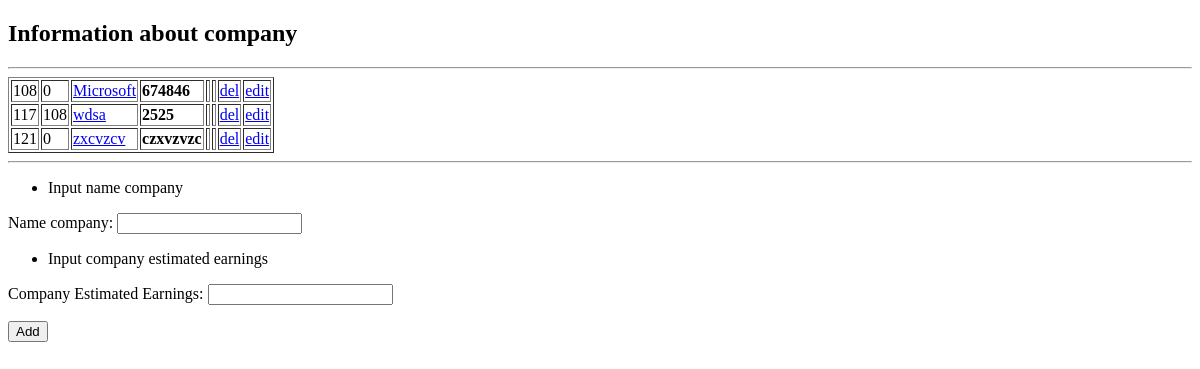
Before: / with the older database file.
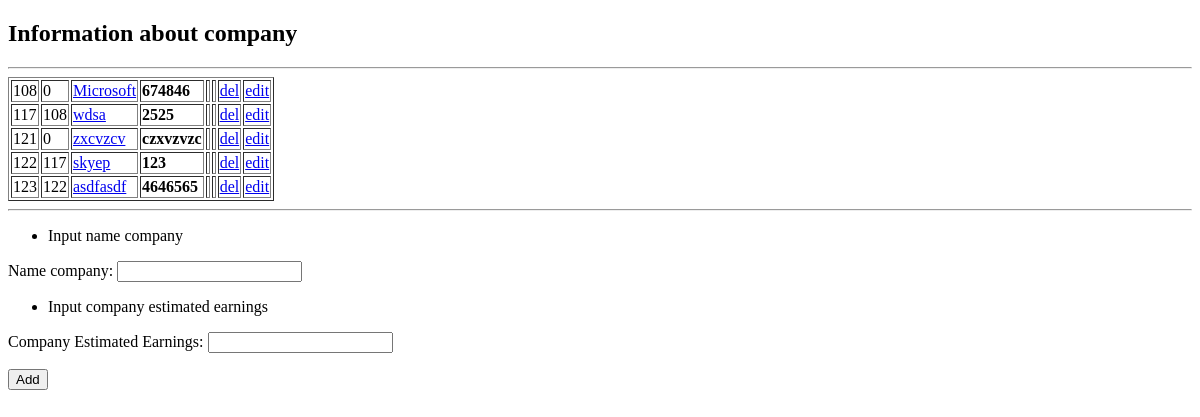
After: the same page with the newer database file.
### Company/models.py (models this page shows)
class Main_Company(models.Model): # создание моделей
	name_company = models.CharField(max_length = 100)
	established_company = models.CharField(max_length = 100)
	parent_id = models.CharField(max_length = 100)

### Company/views.py (the view, shortened to what this page needs)
# urls.py: url(r'^$', views.registrate),
def registrate(request, id=0):#функция принимает id
    form= Main_Company_Form(request.POST)# вызываем форму заполнения с forms.py
    return render(
        request, r'Company/Company.html', # подключили html - форму
        {
            'form': form,
            'data': Main_Company.objects.all(), # список категори
            'cat_id': id, # когди изменяли данные
        }
    )

### Company/forms.py
class Main_Company_Form(Form):
    name_company = CharField(
        label='Name company',
        max_length=100,
        error_messages={'required': 'Input name company'})
    established_company = CharField(
        label='Company Estimated Earnings',
        max_length = 100,
        error_messages={'required':'Input company estimated earnings'})

### Company/templates/Company/Company.html (shortened to what this page needs)
<!DOCTYPE html>
<html>
<head>
</head>
<body>
   <h2>Information about company</h2>
   <hr />
     <table border=1>
      	{% for d in data %}
	      <tr>
	      	<td>{{ d.id }}</td>
	      	<td>{{ d.parent_id }}</td>
	        <td><a href=/add/{{d.id}}>{{ d.name_company }}</a></td>
	        <td><strong>{{ d.established_company }}</strong></td>
	        <td><a href ="/"></a><td>
	        <td><a href="/del/{{d.id}}">del </a></td>
	        <td><a href="/edit/{{d.id}}">edit </a></td>
	     </tr>
    	{% endfor %}
     </table>
   <hr />
   <form action='/add/{{cat_id}}' method="post">
       {{ form.as_p }}
       <input type="submit" value="Add" />
   </form>
</body>
</html>

Changed rows visible on the page:
added Main_Company: id "122", parent_id "117", name_company "skyep", established_company "123"
added Main_Company: id "123", parent_id "122", name_company "asdfasdf", established_company "4646565"
